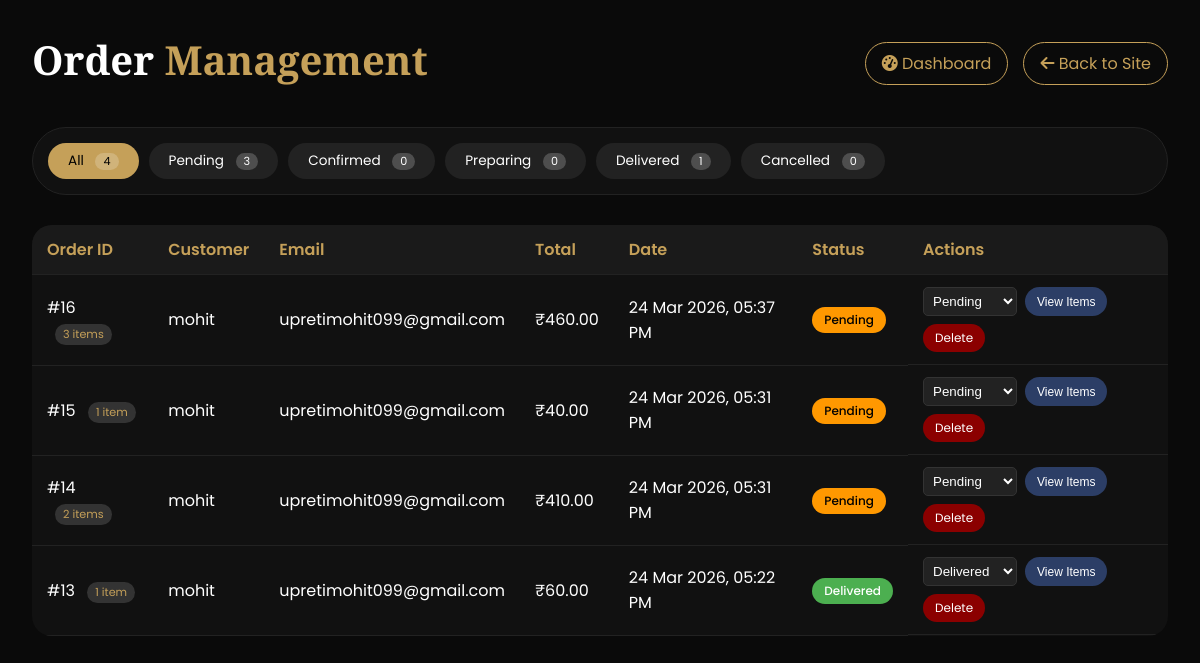
Page /suleman/admin/ordercontrol.php (signed in) on the committed database.
### tables this page shows
CREATE TABLE `orders` (
  `id` int(11) NOT NULL AUTO_INCREMENT,
  `user_email` varchar(255) DEFAULT NULL,
  `customer_name` varchar(255) NOT NULL,
  `customer_email` varchar(255) NOT NULL,
  `customer_phone` varchar(20) NOT NULL,
  `customer_address` text NOT NULL,
  `total_amount` decimal(10,2) NOT NULL,
  `order_date` timestamp NOT NULL DEFAULT current_timestamp(),
  `status` enum('pending','confirmed','preparing','delivered','cancelled') DEFAULT 'pending',
  `notes` text DEFAULT NULL,
  PRIMARY KEY (`id`)
);

### suleman/admin/ordercontrol.php (the view, shortened to what this page needs)
<?php
$conn = mysqli_connect("localhost", "root", "", "sulemanrestro");
$filter_status = isset($_GET['status']) && $_GET['status'] != '' ? $_GET['status'] : 'all';
$where = "";
$orders = [];
$result = mysqli_query($conn, "SELECT * FROM orders $where ORDER BY order_date DESC");
if ($result) {
    while ($row = mysqli_fetch_assoc($result)) {
        $order_id = $row['id'];
        $count_res = mysqli_query($conn, "SELECT COUNT(*) as cnt FROM order_items WHERE order_id = $order_id");
        $cnt = 0;
        if ($count_res && $c = mysqli_fetch_assoc($count_res)) {
            $cnt = $c['cnt'];
        }
        $row['item_count'] = $cnt;
        $orders[] = $row;
    }
}
$counts = ['all' => 0, 'pending' => 0, 'confirmed' => 0, 'preparing' => 0, 'delivered' => 0, 'cancelled' => 0];
$count_res = mysqli_query($conn, "SELECT status, COUNT(*) as cnt FROM orders GROUP BY status");
if ($count_res) {
    while ($row = mysqli_fetch_assoc($count_res)) {
        $counts[$row['status']] = $row['cnt'];
        $counts['all'] += $row['cnt'];
    }
}
?>
<!DOCTYPE html>
<html lang="en">
<head>
    <link rel="stylesheet" href="https://cdnjs.cloudflare.com/ajax/libs/font-awesome/6.4.0/css/all.min.css">
</head>
<body>
<div class="container">
    <div class="admin-bar">
        <h1>Order <span>Management</span></h1>
        <div class="admin-links">
            <a href="adminhome.php"><i class="fas fa-tachometer-alt"></i> Dashboard</a>
            <a href="../home.php"><i class="fas fa-arrow-left"></i> Back to Site</a>
        </div>
    </div>
    <div class="filter-tabs">
        <a href="?status=all" class="filter-tab <?php echo $filter_status == 'all' ? 'active' : ''; ?>">
            All <span class="badge-count"><?php echo $counts['all']; ?></span>
        </a>
        <a href="?status=pending" class="filter-tab <?php echo $filter_status == 'pending' ? 'active' : ''; ?>">
            Pending <span class="badge-count"><?php echo $counts['pending']; ?></span>
        </a>
        <a href="?status=confirmed" class="filter-tab <?php echo $filter_status == 'confirmed' ? 'active' : ''; ?>">
            Confirmed <span class="badge-count"><?php echo $counts['confirmed']; ?></span>
        </a>
        <a href="?status=preparing" class="filter-tab <?php echo $filter_status == 'preparing' ? 'active' : ''; ?>">
            Preparing <span class="badge-count"><?php echo $counts['preparing']; ?></span>
        </a>
        <a href="?status=delivered" class="filter-tab <?php echo $filter_status == 'delivered' ? 'active' : ''; ?>">
            Delivered <span class="badge-count"><?php echo $counts['delivered']; ?></span>
        </a>
        <a href="?status=cancelled" class="filter-tab <?php echo $filter_status == 'cancelled' ? 'active' : ''; ?>">
            Cancelled <span class="badge-count"><?php echo $counts['cancelled']; ?></span>
        </a>
    </div>
    <?php if (empty($orders)): ?>
        <p>No orders found for this status.</p>
    <?php else: ?>
        <div style="overflow-x: auto;">
         <table>
            <thead>
                 <tr>
                    <th>Order ID</th>
                    <th>Customer</th>
                    <th>Email</th>
                    <th>Total</th>
                    <th>Date</th>
                    <th>Status</th>
                    <th>Actions</th>
                 </tr>
            </thead>
            <tbody>
                <?php foreach ($orders as $order): ?>
                 <tr>
                     <td>#<?php echo $order['id']; ?>
                        <?php if ($order['item_count'] > 0): ?>
                            <span class="item-count-badge"><?php echo $order['item_count']; ?> item<?php echo $order['item_count'] != 1 ? 's' : ''; ?></span>
                        <?php endif; ?>
                     </td>
                     <td><?php echo htmlspecialchars($order['customer_name']); ?></td>
                     <td><?php echo htmlspecialchars($order['customer_email']); ?></td>
                     <td>₹<?php echo number_format($order['total_amount'], 2); ?></td>
                     <td><?php echo date('d M Y, h:i A', strtotime($order['order_date'])); ?></td>
                     <td>
                        <span class="status-badge status-<?php echo $order['status']; ?>">
                            <?php echo ucfirst($order['status']); ?>
                        </span>
                     </td>
                    <td class="action-buttons">
                        <form method="POST" style="display: inline-block;">
                            <select name="status" class="status-select" onchange="this.form.submit()">
                                <option value="pending" <?php if($order['status'] == 'pending') echo 'selected'; ?>>Pending</option>
                                <option value="delivered" <?php if($order['status'] == 'delivered') echo 'selected'; ?>>Delivered</option>
                            </select>
                        </form>
                        <button type="button" onclick="toggleDetails(<?php echo $order['id']; ?>)" class="view-btn">View Items</button>
                        <a href="?delete=<?php echo $order['id']; ?>&status=<?php echo $filter_status; ?>" class="delete-btn" onclick="return confirm('Delete this order permanently?')">Delete</a>
                     </td>
                 </tr>
                <?php endforeach; ?>
            </tbody>
         </table>
        </div>
    <?php endif; ?>
</div>
</body>
</html>

### suleman/admin/ordercontrol.php (style rules this page uses)
* { margin: 0; padding: 0; box-sizing: border-box; }
body { font-family: 'Poppins', sans-serif; background: #0a0a0a; color: #fff; padding: 2rem; }
.container { max-width: 1400px; margin: 0 auto; }
h1 { font-family: 'Playfair Display', serif; font-size: 2.5rem; margin-bottom: 0.5rem; }
h1 span { color: #C5A059; }
.admin-bar { display: flex; justify-content: space-between; align-items: center; margin-bottom: 2rem; flex-wrap: wrap; gap: 1rem; }
.admin-links { display: flex; gap: 15px; }
.admin-links a { color: #C5A059; text-decoration: none; border: 1px solid #C5A059; padding: 8px 16px; border-radius: 40px; transition: 0.3s; }
.filter-tabs { display: flex; flex-wrap: wrap; gap: 10px; margin-bottom: 30px; background: #111; padding: 15px; border-radius: 50px; border: 1px solid #222; }
.filter-tab { padding: 8px 20px; border-radius: 40px; background: #222; color: #fff; text-decoration: none; transition: 0.3s; font-size: 0.85rem; }
.filter-tab.active { background: #C5A059; color: #000; }
.badge-count { display: inline-block; background: rgba(255,255,255,0.2); border-radius: 20px; padding: 0 8px; margin-left: 8px; font-size: 0.7rem; }
table { width: 100%; border-collapse: collapse; background: #111; border-radius: 20px; overflow: hidden; }
th, td { padding: 12px 15px; text-align: left; border-bottom: 1px solid #222; }
th { background: #1a1a1a; color: #C5A059; font-weight: 600; }
.status-badge { display: inline-block; padding: 4px 12px; border-radius: 20px; font-size: 0.75rem; font-weight: 500; }
.status-pending { background: #ff9800; color: #000; }
.status-delivered { background: #4caf50; color: #fff; }
.status-select { background: #222; border: 1px solid #333; color: #fff; padding: 5px; border-radius: 5px; }
.action-buttons { display: flex; gap: 8px; flex-wrap: wrap; }
.view-btn, .delete-btn { padding: 5px 12px; border-radius: 20px; text-decoration: none; font-size: 0.75rem; border: none; cursor: pointer; }
.view-btn { background: #2c3e66; color: #fff; }
.delete-btn { background: #8b0000; color: #fff; }
.item-count-badge { display: inline-block; background: #333; color: #C5A059; border-radius: 20px; padding: 2px 8px; font-size: 0.7rem; margin-left: 8px; }

### rows in the picture
orders: id "16", item_count "3", shows "s", customer_name "mohit", customer_email "upretimohit099@gmail.com", total_amount "460.00", order_date "24 Mar 2026, 05:37 PM", status "Pending"
orders: id "15", item_count "1", customer_name "mohit", customer_email "upretimohit099@gmail.com", total_amount "40.00", order_date "24 Mar 2026, 05:31 PM", status "Pending"
orders: id "14", item_count "2", shows "s", customer_name "mohit", customer_email "upretimohit099@gmail.com", total_amount "410.00", order_date "24 Mar 2026, 05:31 PM", status "Pending"
orders: id "13", item_count "1", customer_name "mohit", customer_email "upretimohit099@gmail.com", total_amount "60.00", order_date "24 Mar 2026, 05:22 PM", status "Delivered"

### other values in the picture
$counts['all'] "4"
$counts['pending'] "3"
$counts['confirmed'] "0"
$counts['preparing'] "0"
$counts['delivered'] "1"
$counts['cancelled'] "0"
